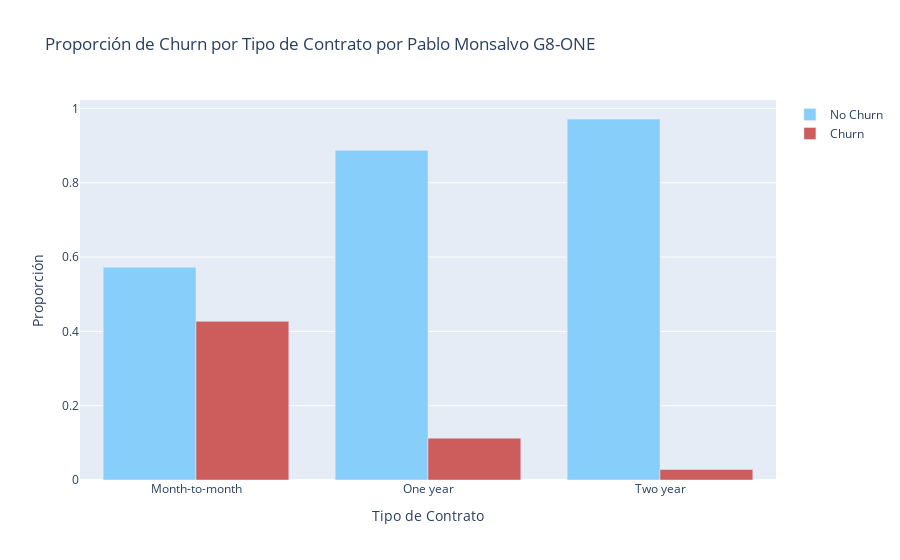

The notebook cell this image was saved under:
### Code cell
import plotly.graph_objects as go
from plotly.subplots import make_subplots

# Calcular la proporción de Churn por tipo de contrato (usando los resultados que ya obtuvimos)
churn_por_contrato = df.groupby('Contract')['Churn'].value_counts(normalize=True).unstack().reset_index()

# Crear el gráfico de barras apiladas con Plotly
fig = go.Figure(data=[
    go.Bar(name='No Churn', x=churn_por_contrato['Contract'], y=churn_por_contrato['No'],
           marker_color='lightskyblue'),
    go.Bar(name='Churn', x=churn_por_contrato['Contract'], y=churn_por_contrato['Yes'],
           marker_color='indianred')
])

# Actualizar el layout para un mejor formato
fig.update_layout(barmode='group', title='Proporción de Churn por Tipo de Contrato por Pablo Monsalvo G8-ONE',
                  xaxis_title='Tipo de Contrato', yaxis_title='Proporción')
fig.show()

### Figure 1 — Plotly figure (JSON) as saved in the notebook; plotly's stock layout.template omitted (floating-point values rounded to 4 significant figures)
{"data": [{"marker": {"color": "lightskyblue"}, "name": "No Churn", "type": "bar", "x": ["Month-to-month", "One year", "Two year"], "y": [0.5729, 0.8873, 0.9717]}, {"marker": {"color": "indianred"}, "name": "Churn", "type": "bar", "x": ["Month-to-month", "One year", "Two year"], "y": [0.4271, 0.1127, 0.02832]}], "layout": {"barmode": "group", "title": {"text": "Proporción de Churn por Tipo de Contrato por Pablo Monsalvo G8-ONE"}, "xaxis": {"title": {"text": "Tipo de Contrato"}}, "yaxis": {"title": {"text": "Proporción"}}}}
